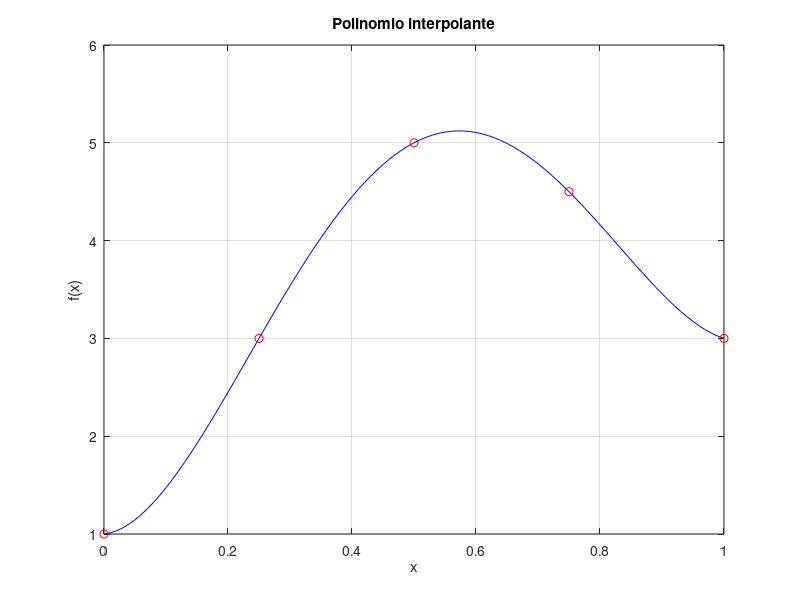

Recreate this plot in MATLAB.
%TP3-Ejercicio1-ab

% Borramos la ventana de comandos y las variables previas
clc
clear
% a) Orden del polinomio interpolante
n = 5; % número de puntos
orden = n - 1;
fprintf('El orden del polinomio interpolante es %d\n', orden);

% b) Polinomio interpolante por medio del método de Vandermonde
x = [0, 0.25, 0.5, 0.75, 1];
y = [1, 3, 5, 4.5, 3];

% Matriz de Vandermonde
V = vander(x);

% Sistema de ecuaciones
A = V;
b = y';

% Resolución del sistema
coeficientes = A \ b;

% Polinomio interpolante
p = polyval(coeficientes, x);

% Graficar el polinomio interpolante
xx = 0:0.01:1;
yy = polyval(coeficientes, xx);
plot(xx, yy, 'b-', x, y, 'ro');
xlabel('x');
ylabel('f(x)');
title('Polinomio interpolante');
grid on;